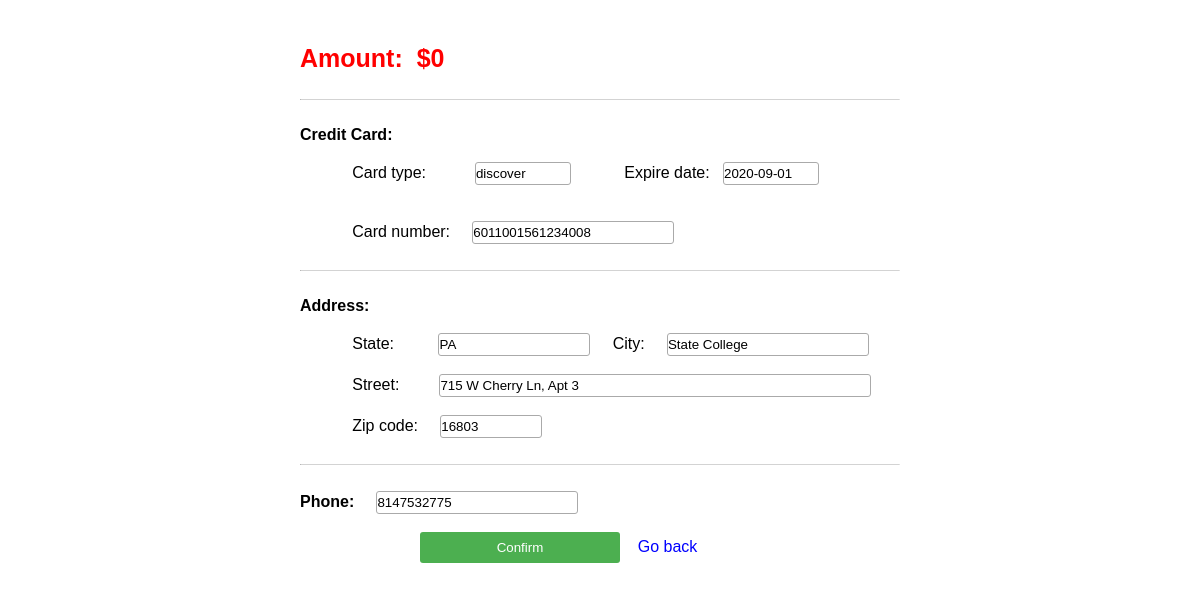
Page /saleitempay.php (signed in) on the committed database.
### tables this page shows
CREATE TABLE Creditcard(UserID     INTEGER UNSIGNED NOT NULL,
            cardtype    VARCHAR(20) NOT NULL,
                 card_number   VARCHAR(20) NOT NULL,
                 expire     DATE NOT NULL,
                 PRIMARY KEY (UserID, card_number),
                 FOREIGN KEY (UserID) REFERENCES Users (UserID)
                                         ON DELETE CASCADE);

CREATE TABLE Address( UserID     INTEGER UNSIGNED NOT NULL,
                state       VARCHAR(20) NOT NULL,
                city      VARCHAR(20) NOT NULL,
                street     VARCHAR(30) NOT NULL,
                zip        VARCHAR(20) NOT NULL,
                PRIMARY KEY (UserID, street),
                FOREIGN KEY (UserID) REFERENCES Users (UserID)
                                        ON DELETE CASCADE);

CREATE TABLE Phone( UserID     INTEGER UNSIGNED NOT NULL,
              phonenumber   VARCHAR(20) NOT NULL,
              PRIMARY KEY (UserID, phonenumber),
              FOREIGN KEY (UserID) REFERENCES Users (UserID)
                                  ON DELETE CASCADE);

### saleitempay.php (the view, shortened to what this page needs)
<!DOCTYPE html>
<html lang="en-US">
<head>
</head>
<body>
<?php
$userid = $_SESSION['uid'];
$saleitemid=$_SESSION['saleitemid'];
$quantity = $_POST['buynum'];
include "dbconnect2.php";
$sql1 = "select cardtype,card_number,expire from Creditcard where UserID = '$userid'";
$query1 = mysqli_query($conn, $sql1);
$row1 = mysqli_fetch_array($query1);
$sql2 = "select I.shippingprice,S.price from Items I, Sale_items S where I.ItemID = '$saleitemid' and I.ItemID = S.ItemID";
$query2 = mysqli_query($conn, $sql2);
$row2 = mysqli_fetch_array($query2);
$sql3 = "select state,city,street,zip from Address where UserID = '$userid'";
$query3 = mysqli_query($conn, $sql3);
$row3 = mysqli_fetch_array($query3);
$sql4 = "select phonenumber from Phone where UserID = '$userid'";
$query4 = mysqli_query($conn, $sql4);
$row4 = mysqli_fetch_array($query4);
$amount = $row2['price']*$quantity + $row2['shippingprice'];
echo "<br/><br/>";
echo '<div style="margin:auto;width:600px;overflow:auto;">';
echo '<span style="font-weight:bold;font-size:25px;color:red">Amount:&nbsp&nbsp$'.$amount.'</span><br/><br/>';
echo '<hr style="border-bottom:1px solid #D3D3D3;border-top:none">';
echo '<br/>';
echo '<b>Credit Card:</b><br/><br/>';
echo '<div style="margin-left:5%;">';
echo '<form action="saleitempayresult.php" method="post">';
echo '&nbsp&nbsp&nbsp&nbsp&nbspCard type:&nbsp&nbsp&nbsp&nbsp&nbsp&nbsp&nbsp&nbsp&nbsp&nbsp
	  <input type="text" style="width:94px" name="cardtype" value ='.$row1['cardtype'].'>
								&nbsp&nbsp&nbsp&nbsp&nbsp&nbsp&nbsp&nbsp&nbsp&nbsp&nbsp';
echo 'Expire date:&nbsp&nbsp&nbsp<input type="text" style="width:94px" name="expire" value ='.$row1['expire'].'><br/><br/><br/>';
echo '&nbsp&nbsp&nbsp&nbsp&nbspCard number:&nbsp&nbsp&nbsp&nbsp&nbsp<input type="text" style="width:200px" name="cardnumber" value ='.$row1['card_number'].'><br/><br/>';
echo '</div>';
echo '<hr style="border-bottom:1px solid #D3D3D3;border-top:none">';
echo '<br/>';
echo "<b>Address:</b><br/><br/>";
echo '<div style="margin-left:5%;">';
echo '&nbsp&nbsp&nbsp&nbsp&nbspState:&nbsp&nbsp&nbsp&nbsp&nbsp&nbsp&nbsp&nbsp&nbsp&nbsp<input type="text" style="width:150px" name="state" value ="'.$row3['state'].'">&nbsp&nbsp&nbsp&nbsp&nbsp';
echo 'City:&nbsp&nbsp&nbsp&nbsp&nbsp<input type="text" style="width:200px" name="city" value ="'.$row3['city'].'"><br/><br/>';
echo '&nbsp&nbsp&nbsp&nbsp&nbspStreet:&nbsp&nbsp&nbsp&nbsp&nbsp&nbsp&nbsp&nbsp&nbsp<input type="text" style="width:430px" name="street" value ="'.$row3['street'].'">';
echo '<br/><br/>';
echo '&nbsp&nbsp&nbsp&nbsp&nbspZip code:&nbsp&nbsp&nbsp&nbsp&nbsp<input type="text" style="width:100px" name="zip" value ="'.$row3['zip'].'"><br/><br/>';
echo '</div>';
echo '<hr style="border-bottom:1px solid #D3D3D3;border-top:none">';
echo '<br/>';
echo '<b>Phone:</b>&nbsp&nbsp&nbsp&nbsp&nbsp<input type="text" style="width:200px" name="phone" value ="'.$row4['phonenumber'].'"><br/><br/>';
echo '<input type="submit" style="margin-left:20%;width:200px;" value="Confirm" />';
echo '&nbsp&nbsp&nbsp&nbsp<a style="color:blue" href="singlesaleitem.php?itemid='.$saleitemid.'">Go back</a>';
echo '</div>';
?>
</body>
</html>

### saleitempay.php (style rules this page uses)
body { font-family:Arial, Sans-serif; }
a { text-decoration:none; }
input[type=text], input[type=date], input[type=time] { display:inline-block; padding:3px 0; border:1px solid #aaa; border-radius:3px; border-sizing:border-box; }
input[type=submit] { display:inline-block; padding:8px 15px; border:none; border-radius:3px; background-color:#4CAF50; color:white; cursor:pointer; }

### rows in the picture
creditcard: cardtype "discover", expire "2020-09-01", cardnumber "6011001561234008"
address: state "PA", city "State College", street "715 W Cherry Ln, Apt 3", zip "16803"
phone: phone "8147532775"

### other values in the picture
$amount "0"
